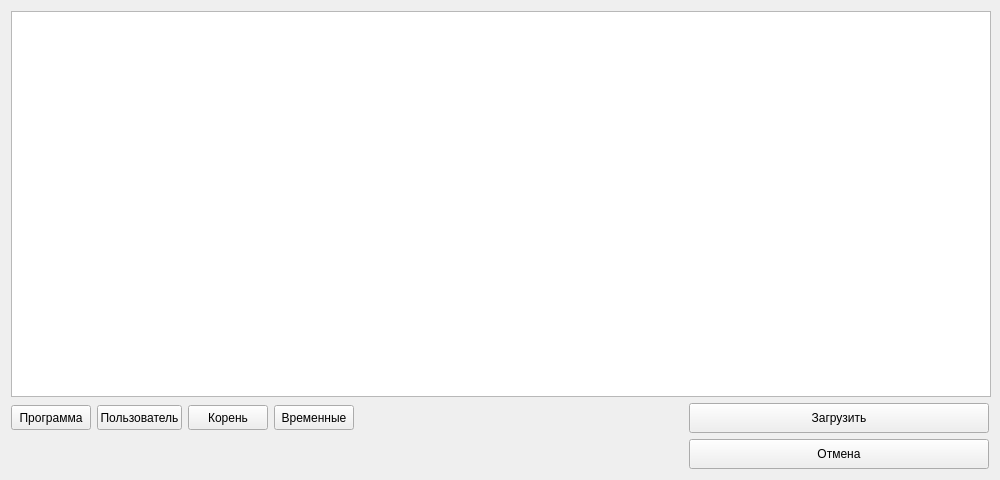
<?xml version="1.0" encoding="UTF-8"?>
<ui version="4.0">
 <class>ImageInserter</class>
 <widget class="QWidget" name="ImageInserter">
  <property name="geometry">
   <rect>
    <x>0</x>
    <y>0</y>
    <width>1000</width>
    <height>480</height>
   </rect>
  </property>
  <property name="sizePolicy">
   <sizepolicy hsizetype="Fixed" vsizetype="Fixed">
    <horstretch>0</horstretch>
    <verstretch>0</verstretch>
   </sizepolicy>
  </property>
  <property name="minimumSize">
   <size>
    <width>1000</width>
    <height>480</height>
   </size>
  </property>
  <property name="maximumSize">
   <size>
    <width>1000</width>
    <height>480</height>
   </size>
  </property>
  <property name="windowTitle">
   <string>Form</string>
  </property>
  <layout class="QGridLayout" name="gridLayout">
   <item row="0" column="0" colspan="6">
    <widget class="QTreeView" name="treeFile">
     <property name="minimumSize">
      <size>
       <width>980</width>
       <height>380</height>
      </size>
     </property>
    </widget>
   </item>
   <item row="1" column="0">
    <widget class="QPushButton" name="buttcurrent">
     <property name="sizePolicy">
      <sizepolicy hsizetype="Ignored" vsizetype="Fixed">
       <horstretch>0</horstretch>
       <verstretch>0</verstretch>
      </sizepolicy>
     </property>
     <property name="maximumSize">
      <size>
       <width>80</width>
       <height>25</height>
      </size>
     </property>
     <property name="text">
      <string>Программа</string>
     </property>
    </widget>
   </item>
   <item row="1" column="1">
    <widget class="QPushButton" name="butthome">
     <property name="sizePolicy">
      <sizepolicy hsizetype="Ignored" vsizetype="Fixed">
       <horstretch>0</horstretch>
       <verstretch>0</verstretch>
      </sizepolicy>
     </property>
     <property name="maximumSize">
      <size>
       <width>85</width>
       <height>25</height>
      </size>
     </property>
     <property name="text">
      <string>Пользователь</string>
     </property>
    </widget>
   </item>
   <item row="1" column="2">
    <widget class="QPushButton" name="buttroot">
     <property name="sizePolicy">
      <sizepolicy hsizetype="Ignored" vsizetype="Fixed">
       <horstretch>0</horstretch>
       <verstretch>0</verstretch>
      </sizepolicy>
     </property>
     <property name="maximumSize">
      <size>
       <width>80</width>
       <height>25</height>
      </size>
     </property>
     <property name="text">
      <string>Корень</string>
     </property>
    </widget>
   </item>
   <item row="1" column="3">
    <widget class="QPushButton" name="butttemp">
     <property name="sizePolicy">
      <sizepolicy hsizetype="Ignored" vsizetype="Fixed">
       <horstretch>0</horstretch>
       <verstretch>0</verstretch>
      </sizepolicy>
     </property>
     <property name="maximumSize">
      <size>
       <width>80</width>
       <height>25</height>
      </size>
     </property>
     <property name="text">
      <string>Временные</string>
     </property>
    </widget>
   </item>
   <item row="1" column="4">
    <spacer name="horizontalSpacer_2">
     <property name="orientation">
      <enum>Qt::Horizontal</enum>
     </property>
     <property name="sizeType">
      <enum>QSizePolicy::Fixed</enum>
     </property>
     <property name="sizeHint" stdset="0">
      <size>
       <width>310</width>
       <height>30</height>
      </size>
     </property>
    </spacer>
   </item>
   <item row="1" column="5">
    <widget class="QPushButton" name="buttLoad">
     <property name="sizePolicy">
      <sizepolicy hsizetype="Ignored" vsizetype="Fixed">
       <horstretch>0</horstretch>
       <verstretch>0</verstretch>
      </sizepolicy>
     </property>
     <property name="maximumSize">
      <size>
       <width>300</width>
       <height>30</height>
      </size>
     </property>
     <property name="text">
      <string>Загрузить</string>
     </property>
    </widget>
   </item>
   <item row="2" column="0" colspan="5">
    <spacer name="horizontalSpacer">
     <property name="orientation">
      <enum>Qt::Horizontal</enum>
     </property>
     <property name="sizeType">
      <enum>QSizePolicy::Fixed</enum>
     </property>
     <property name="sizeHint" stdset="0">
      <size>
       <width>667</width>
       <height>30</height>
      </size>
     </property>
    </spacer>
   </item>
   <item row="2" column="5">
    <widget class="QPushButton" name="buttClose">
     <property name="sizePolicy">
      <sizepolicy hsizetype="Ignored" vsizetype="Fixed">
       <horstretch>0</horstretch>
       <verstretch>0</verstretch>
      </sizepolicy>
     </property>
     <property name="maximumSize">
      <size>
       <width>300</width>
       <height>30</height>
      </size>
     </property>
     <property name="text">
      <string>Отмена</string>
     </property>
    </widget>
   </item>
  </layout>
 </widget>
 <resources/>
 <connections/>
</ui>
